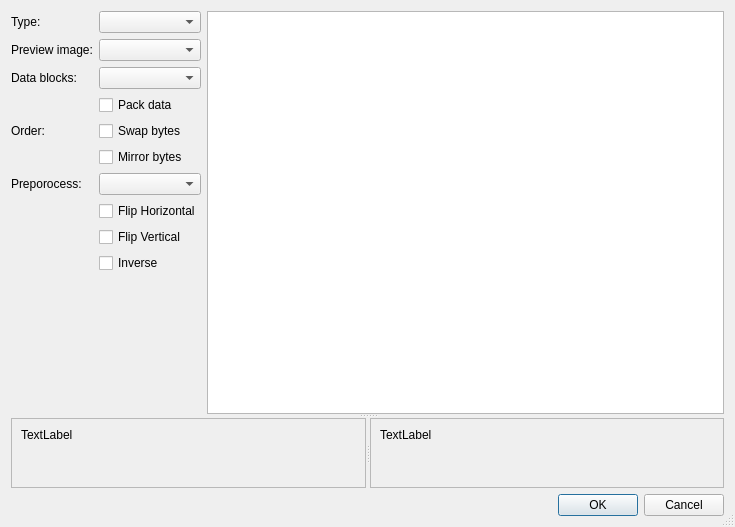
<?xml version="1.0" encoding="UTF-8"?>
<ui version="4.0">
 <class>DialogConvert</class>
 <widget class="QDialog" name="DialogConvert">
  <property name="geometry">
   <rect>
    <x>0</x>
    <y>0</y>
    <width>735</width>
    <height>527</height>
   </rect>
  </property>
  <property name="windowTitle">
   <string>Setup conversion</string>
  </property>
  <property name="sizeGripEnabled">
   <bool>true</bool>
  </property>
  <layout class="QVBoxLayout" name="verticalLayout">
   <item>
    <widget class="QSplitter" name="splitterVertical">
     <property name="orientation">
      <enum>Qt::Vertical</enum>
     </property>
     <widget class="QWidget" name="layoutWidget">
      <layout class="QHBoxLayout" name="horizontalLayout_3">
       <item>
        <layout class="QFormLayout" name="formLayout">
         <property name="sizeConstraint">
          <enum>QLayout::SetMinAndMaxSize</enum>
         </property>
         <property name="fieldGrowthPolicy">
          <enum>QFormLayout::AllNonFixedFieldsGrow</enum>
         </property>
         <item row="0" column="0">
          <widget class="QLabel" name="label">
           <property name="sizePolicy">
            <sizepolicy hsizetype="Minimum" vsizetype="Preferred">
             <horstretch>0</horstretch>
             <verstretch>0</verstretch>
            </sizepolicy>
           </property>
           <property name="text">
            <string>Type:</string>
           </property>
          </widget>
         </item>
         <item row="0" column="1">
          <widget class="QComboBox" name="comboBoxType"/>
         </item>
         <item row="1" column="0">
          <widget class="QLabel" name="label_2">
           <property name="text">
            <string>Preview image:</string>
           </property>
          </widget>
         </item>
         <item row="1" column="1">
          <widget class="QComboBox" name="comboBoxSampleKey"/>
         </item>
         <item row="2" column="0">
          <widget class="QLabel" name="label_3">
           <property name="text">
            <string>Data blocks:</string>
           </property>
          </widget>
         </item>
         <item row="2" column="1">
          <widget class="QComboBox" name="comboBoxDataLength"/>
         </item>
         <item row="3" column="1">
          <widget class="QCheckBox" name="checkBoxPack">
           <property name="text">
            <string>Pack data</string>
           </property>
          </widget>
         </item>
         <item row="4" column="0">
          <widget class="QLabel" name="label_4">
           <property name="text">
            <string>Order:</string>
           </property>
          </widget>
         </item>
         <item row="4" column="1">
          <widget class="QCheckBox" name="checkBoxSwapBytes">
           <property name="text">
            <string>Swap bytes</string>
           </property>
          </widget>
         </item>
         <item row="5" column="1">
          <widget class="QCheckBox" name="checkBoxMirrorBytes">
           <property name="text">
            <string>Mirror bytes</string>
           </property>
          </widget>
         </item>
         <item row="6" column="0">
          <widget class="QLabel" name="label_5">
           <property name="text">
            <string>Preporocess:</string>
           </property>
          </widget>
         </item>
         <item row="6" column="1">
          <widget class="QComboBox" name="comboBox"/>
         </item>
         <item row="7" column="1">
          <widget class="QCheckBox" name="checkBox">
           <property name="text">
            <string>Flip Horizontal</string>
           </property>
          </widget>
         </item>
         <item row="8" column="1">
          <widget class="QCheckBox" name="checkBox_2">
           <property name="text">
            <string>Flip Vertical</string>
           </property>
          </widget>
         </item>
         <item row="9" column="1">
          <widget class="QCheckBox" name="checkBox_3">
           <property name="text">
            <string>Inverse</string>
           </property>
          </widget>
         </item>
        </layout>
       </item>
       <item>
        <widget class="QPlainTextEdit" name="plainTextEdit">
         <property name="font">
          <font>
           <family>Monospace</family>
          </font>
         </property>
         <property name="readOnly">
          <bool>true</bool>
         </property>
        </widget>
       </item>
      </layout>
     </widget>
     <widget class="QSplitter" name="splitter">
      <property name="orientation">
       <enum>Qt::Horizontal</enum>
      </property>
      <widget class="QScrollArea" name="scrollArea">
       <property name="widgetResizable">
        <bool>true</bool>
       </property>
       <widget class="QWidget" name="scrollAreaWidgetContents">
        <property name="geometry">
         <rect>
          <x>0</x>
          <y>0</y>
          <width>354</width>
          <height>76</height>
         </rect>
        </property>
        <layout class="QHBoxLayout" name="horizontalLayout">
         <item>
          <widget class="QLabel" name="labelOriginal">
           <property name="text">
            <string>TextLabel</string>
           </property>
           <property name="alignment">
            <set>Qt::AlignLeading|Qt::AlignLeft|Qt::AlignTop</set>
           </property>
          </widget>
         </item>
        </layout>
       </widget>
      </widget>
      <widget class="QScrollArea" name="scrollArea_2">
       <property name="widgetResizable">
        <bool>true</bool>
       </property>
       <widget class="QWidget" name="scrollAreaWidgetContents_2">
        <property name="geometry">
         <rect>
          <x>0</x>
          <y>0</y>
          <width>353</width>
          <height>76</height>
         </rect>
        </property>
        <layout class="QHBoxLayout" name="horizontalLayout_2">
         <item>
          <widget class="QLabel" name="labelPreview">
           <property name="text">
            <string>TextLabel</string>
           </property>
           <property name="alignment">
            <set>Qt::AlignLeading|Qt::AlignLeft|Qt::AlignTop</set>
           </property>
          </widget>
         </item>
        </layout>
       </widget>
      </widget>
     </widget>
    </widget>
   </item>
   <item>
    <widget class="QDialogButtonBox" name="buttonBox">
     <property name="standardButtons">
      <set>QDialogButtonBox::Cancel|QDialogButtonBox::Ok</set>
     </property>
    </widget>
   </item>
  </layout>
 </widget>
 <resources/>
 <connections>
  <connection>
   <sender>buttonBox</sender>
   <signal>accepted()</signal>
   <receiver>DialogConvert</receiver>
   <slot>accept()</slot>
   <hints>
    <hint type="sourcelabel">
     <x>184</x>
     <y>517</y>
    </hint>
    <hint type="destinationlabel">
     <x>347</x>
     <y>165</y>
    </hint>
   </hints>
  </connection>
  <connection>
   <sender>buttonBox</sender>
   <signal>rejected()</signal>
   <receiver>DialogConvert</receiver>
   <slot>reject()</slot>
   <hints>
    <hint type="sourcelabel">
     <x>184</x>
     <y>517</y>
    </hint>
    <hint type="destinationlabel">
     <x>455</x>
     <y>115</y>
    </hint>
   </hints>
  </connection>
 </connections>
 <slots>
  <signal>dataPackChanged(bool)</signal>
  <signal>swapBytesChanged(bool)</signal>
  <signal>mirrorBytesChanged(bool)</signal>
 </slots>
</ui>
